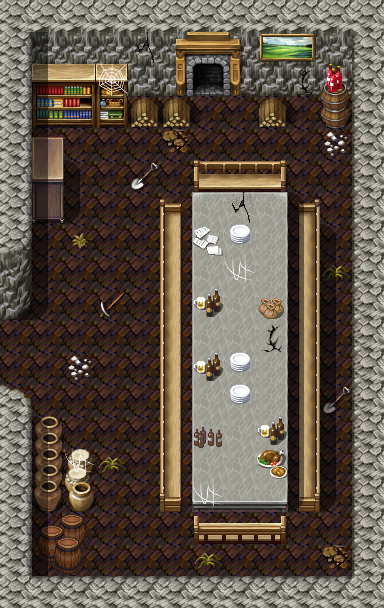

This is a level from a 2D game, rendered from its Tiled map with the project's own tilesets. A one-line summary and the map file follow, with tile-layer data summarised:
An orthogonal 12x19 tile map with 32x32 px tiles, 3 tile layers (Ground, Objects, Above), 1 hidden layer not drawn, 60 tilesets and 1 object (mapchange).

<map version="2017.05.26" orientation="orthogonal" renderorder="right-down" width="12" height="19" tilewidth="32" tileheight="32" nextobjectid="2">
 <tileset firstgid="1" name="map_bed_1" tilewidth="32" tileheight="32" tilecount="128" columns="16">
  <image source="../drawable/map_bed_1.png" width="512" height="256" />
 </tileset>
 <tileset firstgid="129" name="map_border_1" tilewidth="32" tileheight="32" tilecount="128" columns="16">
  <image source="../drawable/map_border_1.png" width="512" height="256" />
 </tileset>
 <tileset firstgid="257" name="map_bridge_1" tilewidth="32" tileheight="32" tilecount="128" columns="16">
  <image source="../drawable/map_bridge_1.png" width="512" height="256" />
 </tileset>
 <tileset firstgid="385" name="map_bridge_2" tilewidth="32" tileheight="32" tilecount="128" columns="16">
  <image source="../drawable/map_bridge_2.png" width="512" height="256" />
 </tileset>
 <tileset firstgid="513" name="map_broken_1" tilewidth="32" tileheight="32" tilecount="128" columns="16">
  <image source="../drawable/map_broken_1.png" width="512" height="256" />
 </tileset>
 <tileset firstgid="641" name="map_cavewall_1" tilewidth="32" tileheight="32" tilecount="108" columns="18">
  <image source="../drawable/map_cavewall_1.png" width="576" height="192" />
 </tileset>
 <tileset firstgid="749" name="map_cavewall_2" tilewidth="32" tileheight="32" tilecount="108" columns="18">
  <image source="../drawable/map_cavewall_2.png" width="576" height="192" />
 </tileset>
 <tileset firstgid="857" name="map_cavewall_3" tilewidth="32" tileheight="32" tilecount="108" columns="18">
  <image source="../drawable/map_cavewall_3.png" width="576" height="192" />
 </tileset>
 <tileset firstgid="965" name="map_cavewall_4" tilewidth="32" tileheight="32" tilecount="108" columns="18">
  <image source="../drawable/map_cavewall_4.png" width="576" height="192" />
 </tileset>
 <tileset firstgid="1073" name="map_chair_table_1" tilewidth="32" tileheight="32" tilecount="128" columns="16">
  <image source="../drawable/map_chair_table_1.png" width="512" height="256" />
 </tileset>
 <tileset firstgid="1201" name="map_chair_table_2" tilewidth="32" tileheight="32" tilecount="128" columns="16">
  <image source="../drawable/map_chair_table_2.png" width="512" height="256" />
 </tileset>
 <tileset firstgid="1329" name="map_crate_1" tilewidth="32" tileheight="32" tilecount="128" columns="16">
  <image source="../drawable/map_crate_1.png" width="512" height="256" />
 </tileset>
 <tileset firstgid="1457" name="map_cupboard_1" tilewidth="32" tileheight="32" tilecount="128" columns="16">
  <image source="../drawable/map_cupboard_1.png" width="512" height="256" />
 </tileset>
 <tileset firstgid="1585" name="map_curtain_1" tilewidth="32" tileheight="32" tilecount="128" columns="16">
  <image source="../drawable/map_curtain_1.png" width="512" height="256" />
 </tileset>
 <tileset firstgid="1713" name="map_entrance_1" tilewidth="32" tileheight="32" tilecount="128" columns="16">
  <image source="../drawable/map_entrance_1.png" width="512" height="256" />
 </tileset>
 <tileset firstgid="1841" name="map_entrance_2" tilewidth="32" tileheight="32" tilecount="128" columns="16">
  <image source="../drawable/map_entrance_2.png" width="512" height="256" />
 </tileset>
 <tileset firstgid="1969" name="map_fence_1" tilewidth="32" tileheight="32" tilecount="128" columns="16">
  <image source="../drawable/map_fence_1.png" width="512" height="256" />
 </tileset>
 <tileset firstgid="2097" name="map_fence_2" tilewidth="32" tileheight="32" tilecount="128" columns="16">
  <image source="../drawable/map_fence_2.png" width="512" height="256" />
 </tileset>
 <tileset firstgid="2225" name="map_fence_3" tilewidth="32" tileheight="32" tilecount="128" columns="16">
  <image source="../drawable/map_fence_3.png" width="512" height="256" />
 </tileset>
 <tileset firstgid="2353" name="map_fence_4" tilewidth="32" tileheight="32" tilecount="128" columns="16">
  <image source="../drawable/map_fence_4.png" width="512" height="256" />
 </tileset>
 <tileset firstgid="2481" name="map_ground_1" tilewidth="32" tileheight="32" tilecount="128" columns="16">
  <image source="../drawable/map_ground_1.png" width="512" height="256" />
 </tileset>
 <tileset firstgid="2609" name="map_ground_2" tilewidth="32" tileheight="32" tilecount="128" columns="16">
  <image source="../drawable/map_ground_2.png" width="512" height="256" />
 </tileset>
 <tileset firstgid="2737" name="map_ground_3" tilewidth="32" tileheight="32" tilecount="128" columns="16">
  <image source="../drawable/map_ground_3.png" width="512" height="256" />
 </tileset>
 <tileset firstgid="2865" name="map_ground_4" tilewidth="32" tileheight="32" tilecount="128" columns="16">
  <image source="../drawable/map_ground_4.png" width="512" height="256" />
 </tileset>
 <tileset firstgid="2993" name="map_ground_5" tilewidth="32" tileheight="32" tilecount="128" columns="16">
  <image source="../drawable/map_ground_5.png" width="512" height="256" />
 </tileset>
 <tileset firstgid="3121" name="map_ground_6" tilewidth="32" tileheight="32" tilecount="128" columns="16">
  <image source="../drawable/map_ground_6.png" width="512" height="256" />
 </tileset>
 <tileset firstgid="3249" name="map_ground_7" tilewidth="32" tileheight="32" tilecount="128" columns="16">
  <image source="../drawable/map_ground_7.png" width="512" height="256" />
 </tileset>
 <tileset firstgid="3377" name="map_ground_8" tilewidth="32" tileheight="32" tilecount="128" columns="16">
  <image source="../drawable/map_ground_8.png" width="512" height="256" />
 </tileset>
 <tileset firstgid="3505" name="map_house_1" tilewidth="32" tileheight="32" tilecount="128" columns="16">
  <image source="../drawable/map_house_1.png" width="512" height="256" />
 </tileset>
 <tileset firstgid="3633" name="map_house_2" tilewidth="32" tileheight="32" tilecount="128" columns="16">
  <image source="../drawable/map_house_2.png" width="512" height="256" />
 </tileset>
 <tileset firstgid="3761" name="map_indoor_1" tilewidth="32" tileheight="32" tilecount="128" columns="16">
  <image source="../drawable/map_indoor_1.png" width="512" height="256" />
 </tileset>
 <tileset firstgid="3889" name="map_indoor_2" tilewidth="32" tileheight="32" tilecount="128" columns="16">
  <image source="../drawable/map_indoor_2.png" width="512" height="256" />
 </tileset>
 <tileset firstgid="4017" name="map_kitchen_1" tilewidth="32" tileheight="32" tilecount="128" columns="16">
  <image source="../drawable/map_kitchen_1.png" width="512" height="256" />
 </tileset>
 <tileset firstgid="4145" name="map_outdoor_1" tilewidth="32" tileheight="32" tilecount="128" columns="16">
  <image source="../drawable/map_outdoor_1.png" width="512" height="256" />
 </tileset>
 <tileset firstgid="4273" name="map_pillar_1" tilewidth="32" tileheight="32" tilecount="128" columns="16">
  <image source="../drawable/map_pillar_1.png" width="512" height="256" />
 </tileset>
 <tileset firstgid="4401" name="map_pillar_2" tilewidth="32" tileheight="32" tilecount="128" columns="16">
  <image source="../drawable/map_pillar_2.png" width="512" height="256" />
 </tileset>
 <tileset firstgid="4529" name="map_plant_1" tilewidth="32" tileheight="32" tilecount="128" columns="16">
  <image source="../drawable/map_plant_1.png" width="512" height="256" />
 </tileset>
 <tileset firstgid="4657" name="map_plant_2" tilewidth="32" tileheight="32" tilecount="128" columns="16">
  <image source="../drawable/map_plant_2.png" width="512" height="256" />
 </tileset>
 <tileset firstgid="4785" name="map_rock_1" tilewidth="32" tileheight="32" tilecount="128" columns="16">
  <image source="../drawable/map_rock_1.png" width="512" height="256" />
 </tileset>
 <tileset firstgid="4913" name="map_rock_2" tilewidth="32" tileheight="32" tilecount="128" columns="16">
  <image source="../drawable/map_rock_2.png" width="512" height="256" />
 </tileset>
 <tileset firstgid="5041" name="map_roof_1" tilewidth="32" tileheight="32" tilecount="128" columns="16">
  <image source="../drawable/map_roof_1.png" width="512" height="256" />
 </tileset>
 <tileset firstgid="5169" name="map_roof_2" tilewidth="32" tileheight="32" tilecount="128" columns="16">
  <image source="../drawable/map_roof_2.png" width="512" height="256" />
 </tileset>
 <tileset firstgid="5297" name="map_roof_3" tilewidth="32" tileheight="32" tilecount="128" columns="16">
  <image source="../drawable/map_roof_3.png" width="512" height="256" />
 </tileset>
 <tileset firstgid="5425" name="map_shop_1" tilewidth="32" tileheight="32" tilecount="128" columns="16">
  <image source="../drawable/map_shop_1.png" width="512" height="256" />
 </tileset>
 <tileset firstgid="5553" name="map_sign_ladder_1" tilewidth="32" tileheight="32" tilecount="128" columns="16">
  <image source="../drawable/map_sign_ladder_1.png" width="512" height="256" />
 </tileset>
 <tileset firstgid="5681" name="map_table_1" tilewidth="32" tileheight="32" tilecount="128" columns="16">
  <image source="../drawable/map_table_1.png" width="512" height="256" />
 </tileset>
 <tileset firstgid="5809" name="map_trail_1" tilewidth="32" tileheight="32" tilecount="128" columns="16">
  <image source="../drawable/map_trail_1.png" width="512" height="256" />
 </tileset>
 <tileset firstgid="5937" name="map_transition_1" tilewidth="32" tileheight="32" tilecount="128" columns="16">
  <image source="../drawable/map_transition_1.png" width="512" height="256" />
 </tileset>
 <tileset firstgid="6065" name="map_transition_2" tilewidth="32" tileheight="32" tilecount="128" columns="16">
  <image source="../drawable/map_transition_2.png" width="512" height="256" />
 </tileset>
 <tileset firstgid="6193" name="map_transition_3" tilewidth="32" tileheight="32" tilecount="128" columns="16">
  <image source="../drawable/map_transition_3.png" width="512" height="256" />
 </tileset>
 <tileset firstgid="6321" name="map_transition_4" tilewidth="32" tileheight="32" tilecount="128" columns="16">
  <image source="../drawable/map_transition_4.png" width="512" height="256" />
 </tileset>
 <tileset firstgid="6449" name="map_transition_5" tilewidth="32" tileheight="32" tilecount="128" columns="16">
  <image source="../drawable/map_transition_5.png" width="512" height="256" />
 </tileset>
 <tileset firstgid="6577" name="map_tree_1" tilewidth="32" tileheight="32" tilecount="128" columns="16">
  <image source="../drawable/map_tree_1.png" width="512" height="256" />
 </tileset>
 <tileset firstgid="6705" name="map_tree_2" tilewidth="32" tileheight="32" tilecount="128" columns="16">
  <image source="../drawable/map_tree_2.png" width="512" height="256" />
 </tileset>
 <tileset firstgid="6833" name="map_wall_1" tilewidth="32" tileheight="32" tilecount="128" columns="16">
  <image source="../drawable/map_wall_1.png" width="512" height="256" />
 </tileset>
 <tileset firstgid="6961" name="map_wall_2" tilewidth="32" tileheight="32" tilecount="120" columns="15">
  <image source="../drawable/map_wall_2.png" width="480" height="256" />
 </tileset>
 <tileset firstgid="7081" name="map_wall_3" tilewidth="32" tileheight="32" tilecount="120" columns="15">
  <image source="../drawable/map_wall_3.png" width="480" height="256" />
 </tileset>
 <tileset firstgid="7201" name="map_wall_4" tilewidth="32" tileheight="32" tilecount="120" columns="15">
  <image source="../drawable/map_wall_4.png" width="480" height="256" />
 </tileset>
 <tileset firstgid="7321" name="map_window_1" tilewidth="32" tileheight="32" tilecount="128" columns="16">
  <image source="../drawable/map_window_1.png" width="512" height="256" />
 </tileset>
 <tileset firstgid="7449" name="map_window_2" tilewidth="32" tileheight="32" tilecount="128" columns="16">
  <image source="../drawable/map_window_2.png" width="512" height="256" />
 </tileset>
 <layer name="Ground" width="12" height="19">
  <data>[228 cells, 228 non-empty, 16 distinct tile ids]</data>
 </layer>
 <layer name="Objects" width="12" height="19">
  <data>[228 cells, 85 non-empty, 59 distinct tile ids]</data>
 </layer>
 <layer name="Above" width="12" height="19">
  <data>[228 cells, 45 non-empty, 8 distinct tile ids]</data>
 </layer>
 <layer name="Walkable" width="12" height="19" visible="0">
  <data>[228 cells, 125 non-empty, 1 distinct tile ids]</data>
 </layer>
 <objectgroup name="Mapevents" visible="0">
  <object id="1" name="west" type="mapchange" x="0" y="320" width="32" height="64">
   <properties>
    <property name="map" value="blackwater_mountain13" />
    <property name="place" value="east" />
   </properties>
  </object>
 </objectgroup>
 <objectgroup name="Spawn" visible="0" />
 <objectgroup name="Keys" />
 <objectgroup name="Replace" />
</map>
